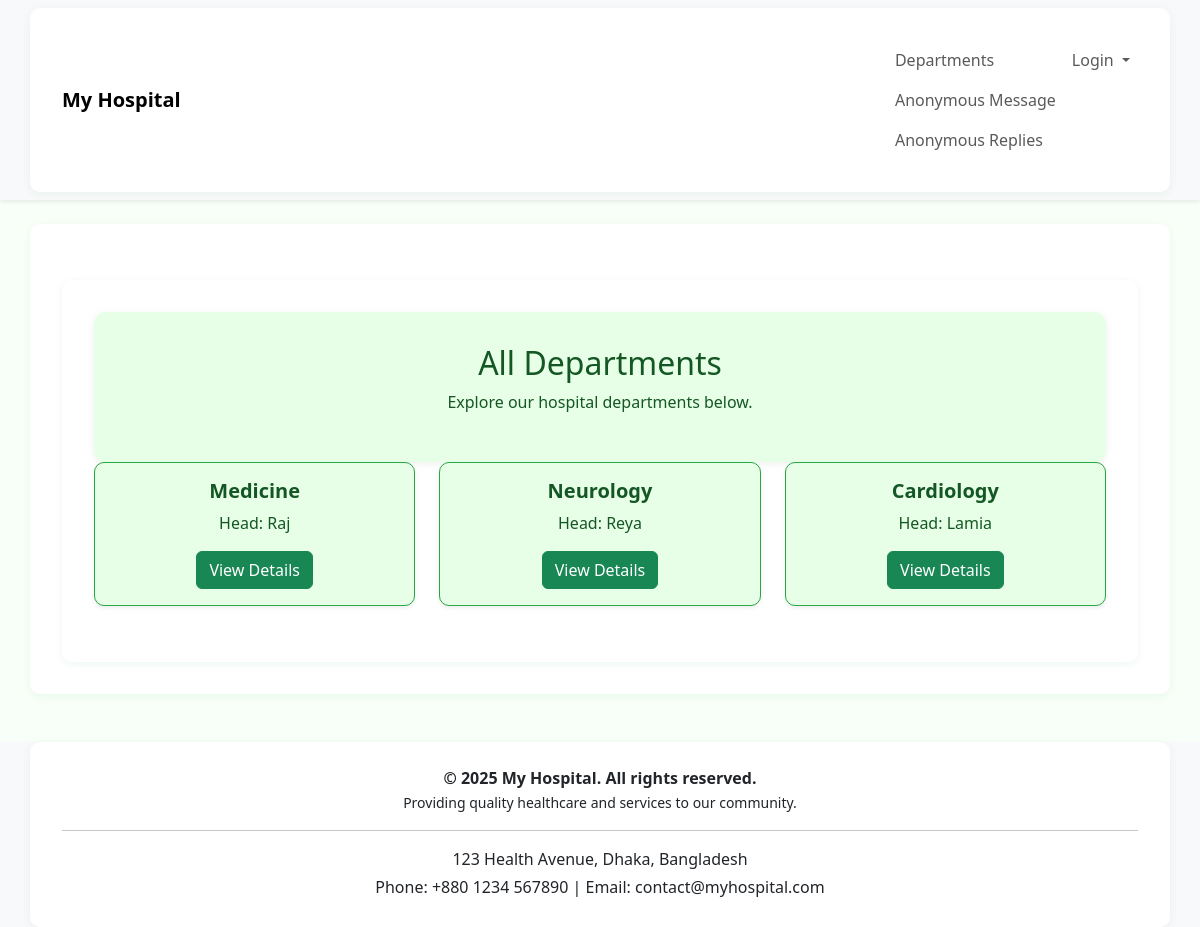
/doctors/departments/, run on the app's committed database.
### doctors/models.py (models this page shows, shortened)
class department(models.Model):
    name = models.CharField(max_length=100)
    head = models.CharField(max_length=100)

### doctors/views.py (the view)
# urls.py: path('departments/', views.department_list, name='department_list'),
def department_list(request):
    departments = department.objects.all()
    return render(request, 'department_list.html', {'departments': departments})

### templates/department_list.html (shortened to what this page needs)
{% extends 'base.html' %}
{% load static %}
{% block content %}
<link rel="stylesheet" href="{% static 'department.css' %}">
<div class="container mt-4">
    <div class="jumbotron text-center">
        <h2>All Departments</h2>
        <p>Explore our hospital departments below.</p>
    </div>
    <div class="row">
        {% for dept in departments %}
        <div class="col-md-4 mb-4">
            <div class="card shadow-sm h-100">
                <div class="card-body text-center">
                    <h5 class="card-title">{{ dept.name }}</h5>
                    <p class="card-text">Head: {{ dept.head }}</p>
                   <a href="{% url 'department_detail' dept.id %}" class="btn btn-success">View Details</a>
                </div>
            </div>
        </div>
        {% endfor %}
    </div>
</div>
{% endblock %}

### static/department.css (style rules this page uses)
body { background-color: #f8fff8; }
.container { background: #fff; border-radius: 10px; padding: 2rem; box-shadow: 0 2px 8px rgba(40,167,69,0.08); }
.jumbotron { background-color: #e6ffe6; color: #155724; border-radius: 12px; padding: 2rem 1rem; box-shadow: 0 2px 8px rgba(21,87,36,0.08); }
.card { border-radius: 10px; border: 1px solid #28a745; background-color: #e6ffe6; color: #155724; transition: box-shadow 0.2s; }
.card-title { color: #155724; font-weight: bold; }
h1, h2, h3 { color: #155724; }

### data on the page
department: name "Medicine", head "Raj"
department: name "Neurology", head "Reya"
department: name "Cardiology", head "Lamia"
